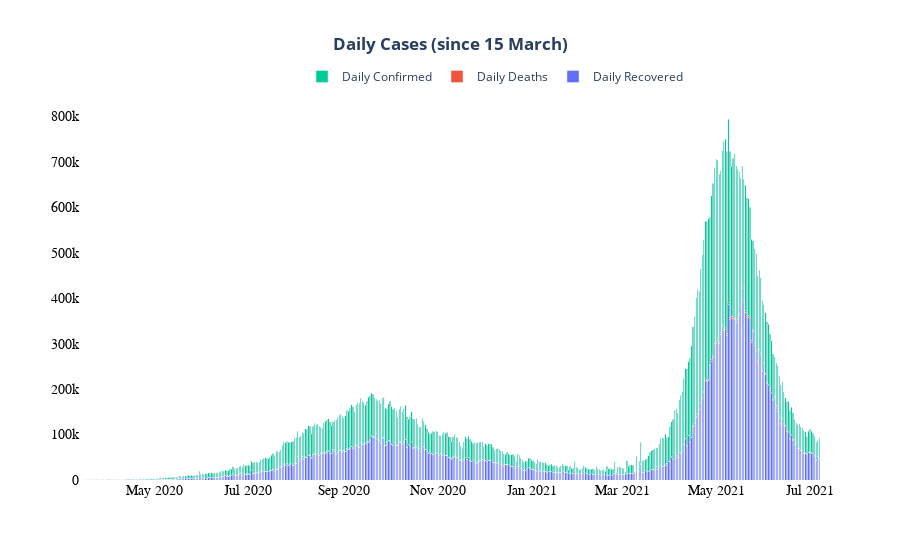

Write notebook code for a chart like this one.
### Code cell
fig = go.Figure(go.Bar(x= df2.date, y= df2.new_cured, name='Daily Recovered'))
fig.add_trace(go.Bar(x=df2.date, y= df2.new_deaths, name='Daily Deaths'))
fig.add_trace(go.Bar(x=df2.date, y= df2.new_confirmed, name='Daily Confirmed'))
fig.update_xaxes(tickfont=dict(family='Rockwell', color='black', size=14))
fig.update_yaxes(tickfont=dict(family='Rockwell', color='black', size=14))
fig.update_layout(barmode='stack', 
                  xaxis={'categoryorder':'total descending'},
                 title_text='<b>Daily Cases (since 15 March)<b>',
                  title_x=0.5,legend_orientation="h",legend=dict(x= 0.3, y=1.1),
                 paper_bgcolor='white',
                 plot_bgcolor = "white",
                  
)
fig.show()

### Figure 1 — Plotly figure (JSON) as saved in the notebook; plotly's stock layout.template omitted (floating-point values rounded to 4 significant figures; data arrays with more than 128 entries replaced by an {"elided": "..."} marker saying what was removed)
{"data": [{"name": "Daily Recovered", "type": "bar", "x": {"elided": "481 str values"}, "y": {"elided": "481 int values"}}, {"name": "Daily Deaths", "type": "bar", "x": {"elided": "481 str values"}, "y": {"elided": "481 int values"}}, {"name": "Daily Confirmed", "type": "bar", "x": {"elided": "481 str values"}, "y": {"elided": "481 int values"}}], "layout": {"barmode": "stack", "legend": {"orientation": "h", "x": 0.3, "y": 1.1}, "paper_bgcolor": "white", "plot_bgcolor": "white", "title": {"text": "<b>Daily Cases (since 15 March)<b>", "x": 0.5}, "xaxis": {"categoryorder": "total descending", "tickfont": {"color": "black", "family": "Rockwell", "size": 14}}, "yaxis": {"tickfont": {"color": "black", "family": "Rockwell", "size": 14}}}}
